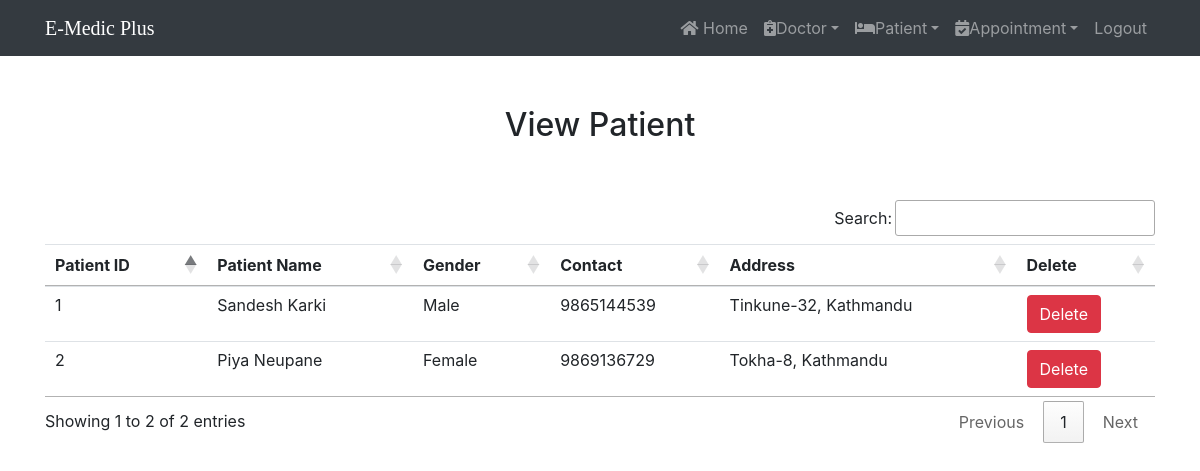
Page /view_patient/ (signed in) on the committed database.
### e_medic_plus/models.py (models this page shows, shortened)
class Patient(models.Model):
    name = models.CharField(max_length=50)
    gender = models.CharField(max_length=10)
    mobile = models.IntegerField(null=True)
    address = models.CharField(max_length=150)

### e_medic_plus/views.py (the view)
# urls.py: path('view_patient/', View_Patient,name='view_patient'),
def View_Patient(request):
    if not request.user.is_staff:
        return redirect('login')
    pat = Patient.objects.all()
    d = {'pat':pat}
    return render(request,'view_patient.html',d)

### e_medic_plus/templates/view_patient.html
{% extends 'navigationbar.html' %}
{% load static %}
{% block body %}
<div class="container" style="margin-top: 50px;">
<h2 class="text-center">View Patient </h2>
<br><br>
<table class="table table-hover" id="example">
    <thead>
        <tr>
            <th>Patient ID</th>
            <th>Patient Name</th>
            <th>Gender</th>
            <th>Contact</th>
            <th>Address</th>
            <th>Delete</th>
        </tr>
    </thead>
    <tbody>
        {% for i in pat %}
        <tr>
            <td>{{i.id}}</td>
            <td>{{i.name}}</td>
            <td>{{i.gender}}</td>
            <td>{{i.mobile}}</td>
            <td>{{i.address}}</td>
            <td><a href="{%url 'delete_patient' i.id%}" onclick="return confirm('Are you sure, you really want to delete this?')" class="btn btn-danger">Delete</a></td>
        </tr>
        {% endfor %}
    </tbody>
</table>
{% endblock %}

### rows in the picture
Patient: id "1", name "Sandesh Karki", gender "Male", mobile "9865144539", address "Tinkune-32, Kathmandu"
Patient: id "2", name "Piya Neupane", gender "Female", mobile "9869136729", address "Tokha-8, Kathmandu"
